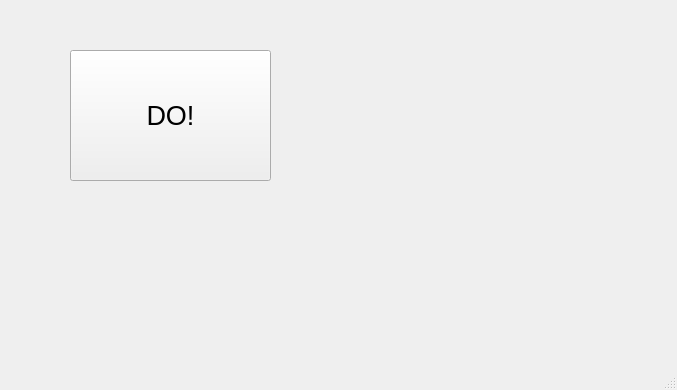
<?xml version="1.0" encoding="UTF-8"?>
<ui version="4.0">
 <class>MainWindow</class>
 <widget class="QMainWindow" name="MainWindow">
  <property name="geometry">
   <rect>
    <x>0</x>
    <y>0</y>
    <width>677</width>
    <height>390</height>
   </rect>
  </property>
  <property name="windowTitle">
   <string>MainWindow</string>
  </property>
  <widget class="QWidget" name="centralwidget">
   <widget class="QPushButton" name="doButton">
    <property name="geometry">
     <rect>
      <x>70</x>
      <y>50</y>
      <width>201</width>
      <height>131</height>
     </rect>
    </property>
    <property name="font">
     <font>
      <pointsize>20</pointsize>
     </font>
    </property>
    <property name="text">
     <string>DO!</string>
    </property>
   </widget>
  </widget>
  <widget class="QMenuBar" name="menubar">
   <property name="geometry">
    <rect>
     <x>0</x>
     <y>0</y>
     <width>677</width>
     <height>21</height>
    </rect>
   </property>
  </widget>
  <widget class="QStatusBar" name="statusbar"/>
 </widget>
 <resources/>
 <connections/>
</ui>
